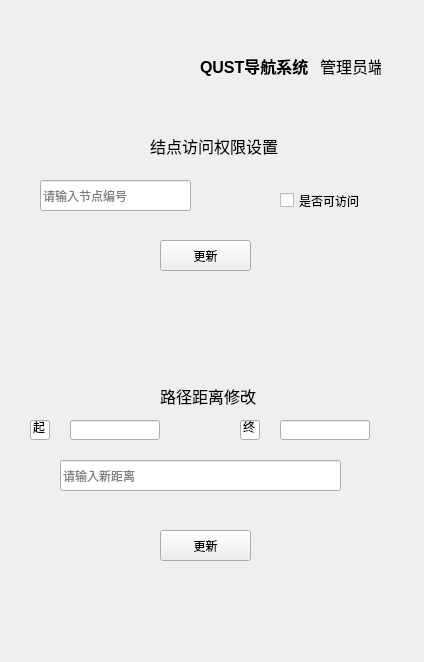
<?xml version="1.0" encoding="UTF-8"?>
<ui version="4.0">
 <class>manager</class>
 <widget class="QWidget" name="manager">
  <property name="geometry">
   <rect>
    <x>0</x>
    <y>0</y>
    <width>424</width>
    <height>662</height>
   </rect>
  </property>
  <property name="minimumSize">
   <size>
    <width>424</width>
    <height>662</height>
   </size>
  </property>
  <property name="maximumSize">
   <size>
    <width>424</width>
    <height>662</height>
   </size>
  </property>
  <property name="windowTitle">
   <string>Form</string>
  </property>
  <widget class="QWidget" name="logo_2" native="true">
   <property name="geometry">
    <rect>
     <x>70</x>
     <y>20</y>
     <width>100</width>
     <height>100</height>
    </rect>
   </property>
   <property name="minimumSize">
    <size>
     <width>100</width>
     <height>100</height>
    </size>
   </property>
   <property name="maximumSize">
    <size>
     <width>100</width>
     <height>100</height>
    </size>
   </property>
   <property name="styleSheet">
    <string notr="true">
border-image: url(:/logo.png);</string>
   </property>
  </widget>
  <widget class="QLabel" name="label_2">
   <property name="geometry">
    <rect>
     <x>200</x>
     <y>50</y>
     <width>141</width>
     <height>31</height>
    </rect>
   </property>
   <property name="font">
    <font>
     <pointsize>12</pointsize>
     <bold>true</bold>
    </font>
   </property>
   <property name="text">
    <string>QUST导航系统</string>
   </property>
  </widget>
  <widget class="QLabel" name="label_3">
   <property name="geometry">
    <rect>
     <x>320</x>
     <y>50</y>
     <width>61</width>
     <height>31</height>
    </rect>
   </property>
   <property name="font">
    <font>
     <pointsize>12</pointsize>
    </font>
   </property>
   <property name="text">
    <string>管理员端</string>
   </property>
  </widget>
  <widget class="QWidget" name="widget" native="true">
   <property name="geometry">
    <rect>
     <x>10</x>
     <y>120</y>
     <width>401</width>
     <height>181</height>
    </rect>
   </property>
   <widget class="QLabel" name="label_4">
    <property name="geometry">
     <rect>
      <x>140</x>
      <y>10</y>
      <width>171</width>
      <height>31</height>
     </rect>
    </property>
    <property name="font">
     <font>
      <pointsize>12</pointsize>
     </font>
    </property>
    <property name="text">
     <string>结点访问权限设置</string>
    </property>
   </widget>
   <widget class="QLineEdit" name="nodeIdLineEdit">
    <property name="geometry">
     <rect>
      <x>30</x>
      <y>60</y>
      <width>151</width>
      <height>31</height>
     </rect>
    </property>
    <property name="placeholderText">
     <string>请输入节点编号</string>
    </property>
   </widget>
   <widget class="QPushButton" name="pushButton">
    <property name="geometry">
     <rect>
      <x>150</x>
      <y>120</y>
      <width>91</width>
      <height>31</height>
     </rect>
    </property>
    <property name="text">
     <string>更新</string>
    </property>
   </widget>
   <widget class="QCheckBox" name="enableCheckBox">
    <property name="geometry">
     <rect>
      <x>270</x>
      <y>70</y>
      <width>121</width>
      <height>21</height>
     </rect>
    </property>
    <property name="text">
     <string>是否可访问</string>
    </property>
   </widget>
  </widget>
  <widget class="QWidget" name="widget_2" native="true">
   <property name="geometry">
    <rect>
     <x>10</x>
     <y>350</y>
     <width>401</width>
     <height>271</height>
    </rect>
   </property>
   <widget class="QLabel" name="label_5">
    <property name="geometry">
     <rect>
      <x>150</x>
      <y>30</y>
      <width>171</width>
      <height>31</height>
     </rect>
    </property>
    <property name="font">
     <font>
      <pointsize>12</pointsize>
     </font>
    </property>
    <property name="text">
     <string>路径距离修改</string>
    </property>
   </widget>
   <widget class="QLineEdit" name="endpoint_2">
    <property name="geometry">
     <rect>
      <x>230</x>
      <y>70</y>
      <width>20</width>
      <height>20</height>
     </rect>
    </property>
    <property name="minimumSize">
     <size>
      <width>20</width>
      <height>20</height>
     </size>
    </property>
    <property name="maximumSize">
     <size>
      <width>20</width>
      <height>20</height>
     </size>
    </property>
    <property name="text">
     <string>终</string>
    </property>
   </widget>
   <widget class="QLineEdit" name="endNodeLineEdit">
    <property name="geometry">
     <rect>
      <x>270</x>
      <y>70</y>
      <width>90</width>
      <height>20</height>
     </rect>
    </property>
    <property name="minimumSize">
     <size>
      <width>90</width>
      <height>20</height>
     </size>
    </property>
    <property name="maximumSize">
     <size>
      <width>90</width>
      <height>20</height>
     </size>
    </property>
   </widget>
   <widget class="QLineEdit" name="startpoint_2">
    <property name="geometry">
     <rect>
      <x>20</x>
      <y>70</y>
      <width>20</width>
      <height>20</height>
     </rect>
    </property>
    <property name="minimumSize">
     <size>
      <width>20</width>
      <height>20</height>
     </size>
    </property>
    <property name="maximumSize">
     <size>
      <width>20</width>
      <height>20</height>
     </size>
    </property>
    <property name="text">
     <string>起</string>
    </property>
   </widget>
   <widget class="QLineEdit" name="startNodeLineEdit">
    <property name="geometry">
     <rect>
      <x>60</x>
      <y>70</y>
      <width>90</width>
      <height>20</height>
     </rect>
    </property>
    <property name="minimumSize">
     <size>
      <width>90</width>
      <height>20</height>
     </size>
    </property>
    <property name="maximumSize">
     <size>
      <width>90</width>
      <height>20</height>
     </size>
    </property>
   </widget>
   <widget class="QLineEdit" name="distanceLineEdit">
    <property name="geometry">
     <rect>
      <x>50</x>
      <y>110</y>
      <width>281</width>
      <height>31</height>
     </rect>
    </property>
    <property name="placeholderText">
     <string>请输入新距离</string>
    </property>
   </widget>
   <widget class="QPushButton" name="pushButton_2">
    <property name="geometry">
     <rect>
      <x>150</x>
      <y>180</y>
      <width>91</width>
      <height>31</height>
     </rect>
    </property>
    <property name="text">
     <string>更新</string>
    </property>
   </widget>
  </widget>
 </widget>
 <resources/>
 <connections/>
</ui>
